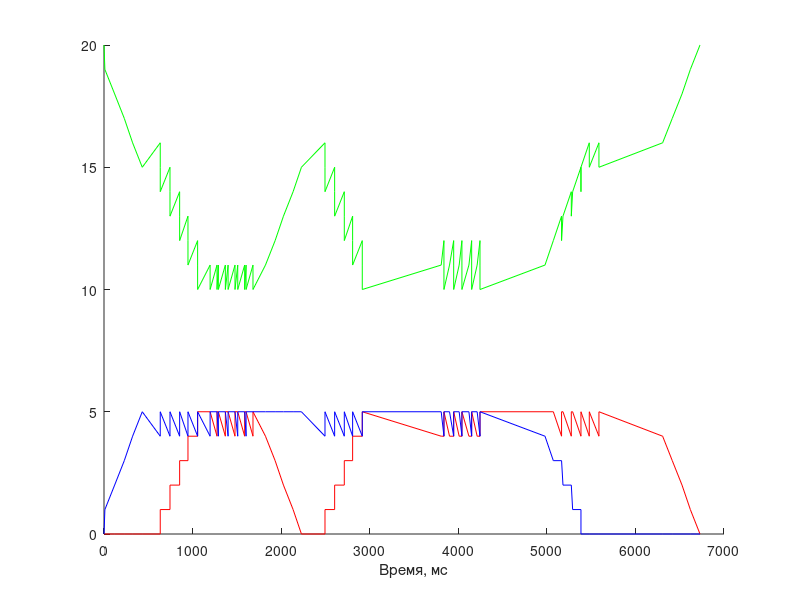

MATLAB code to generate this figure:
time = [0, 10, 120, 229, 323, 432, 635, 635, 635, 745, 745, 745, 854, 854, 854, 948, 948, 948, 1057, 1057, 1057, 1198, 1198, 1276, 1276, 1291, 1291, 1370, 1370, 1401, 1401, 1479, 1479, 1510, 1510, 1588, 1588, 1604, 1604, 1682, 1682, 1823, 1932, 2026, 2135, 2229, 2495, 2495, 2495, 2604, 2604, 2604, 2713, 2713, 2713, 2807, 2807, 2807, 2916, 2916, 2916, 3807, 3838, 3838, 3838, 3901, 3948, 3948, 3948, 4010, 4041, 4041, 4041, 4120, 4151, 4151, 4151, 4213, 4245, 4245, 4245, 4979, 5073, 5166, 5166, 5182, 5276, 5276, 5291, 5385, 5385, 5385, 5479, 5479, 5588, 5588, 6307, 6416, 6526, 6620, 6729];
read = [0, 0, 0, 0, 0, 0, 0, 1, 1, 1, 2, 2, 2, 3, 3, 3, 4, 4, 4, 5, 5, 5, 5, 4, 5, 5, 5, 4, 5, 5, 5, 4, 5, 5, 5, 4, 5, 5, 5, 4, 5, 4, 3, 2, 1, 0, 0, 1, 1, 1, 2, 2, 2, 3, 3, 3, 4, 4, 4, 5, 5, 4, 4, 5, 5, 4, 4, 5, 5, 4, 4, 5, 5, 4, 4, 5, 5, 4, 4, 5, 5, 5, 5, 4, 5, 5, 4, 5, 5, 4, 5, 5, 4, 5, 4, 5, 4, 3, 2, 1, 0];
write = [0, 1, 2, 3, 4, 5, 4, 4, 5, 4, 4, 5, 4, 4, 5, 4, 4, 5, 4, 4, 5, 4, 5, 5, 5, 4, 5, 5, 5, 4, 5, 5, 5, 4, 5, 5, 5, 4, 5, 5, 5, 5, 5, 5, 5, 5, 4, 4, 5, 4, 4, 5, 4, 4, 5, 4, 4, 5, 4, 4, 5, 5, 4, 4, 5, 5, 4, 4, 5, 5, 4, 4, 5, 5, 4, 4, 5, 5, 4, 4, 5, 4, 3, 3, 3, 2, 2, 2, 1, 1, 1, 0, 0, 0, 0, 0, 0, 0, 0, 0, 0];
free = [20, 19, 18, 17, 16, 15, 16, 15, 14, 15, 14, 13, 14, 13, 12, 13, 12, 11, 12, 11, 10, 11, 10, 11, 10, 11, 10, 11, 10, 11, 10, 11, 10, 11, 10, 11, 10, 11, 10, 11, 10, 11, 12, 13, 14, 15, 16, 15, 14, 15, 14, 13, 14, 13, 12, 13, 12, 11, 12, 11, 10, 11, 12, 11, 10, 11, 12, 11, 10, 11, 12, 11, 10, 11, 12, 11, 10, 11, 12, 11, 10, 11, 12, 13, 12, 13, 14, 13, 14, 15, 14, 15, 16, 15, 16, 15, 16, 17, 18, 19, 20];
figure;
hold on;
plot(time, read, "r");
plot(time, write, "b");
plot(time, free, "g");
xlabel("Время, мс")
hold off;